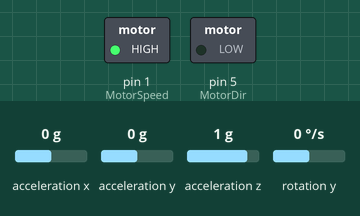
The sketch below on a simulated Arduino Uno, built with avr-gcc and run on an emulated ATmega328P. On the bench: switched loads named in the sketch (green lamp = pin HIGH). Wiring (inferred from the names in the program): MPU-9250 motion sensor at I2C address 0x68. The test bench sets the inputs (shaded band); at power-on: acceleration x 0 g, acceleration y 0 g, acceleration z 1 g, rotation y 0 °/s.

Above: at 0.1 s.
Timing chart, 0 to 1.6 s (numbered marks = the images above):
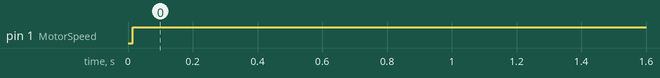

The sketch:

balancebot.ino
```cpp
#include <Wire.h>

static const int MotorDir = 5;
static const int MotorSpeed = 1;

uint8_t i2caddr = 0x68;

const uint8_t PROGMEM mpu9250conf[] = {
  107, 0,
  107, 1,
  108, 0,
  55, 0x32,  // bypass_en for magnetometer
  25, 0x00,  // samplerate divisor = 0
  26, 0x00,  // dlpf_cfg = 0
  27, 0x10,  // gyro_conf: gyro_fs_sel = 1000dps
  28, 0x00,  // +-2g full scale
  29, 0x05,  // accel dlpf = 0 (218Hz BW)
};

void setup() {
  // put your setup code here, to run once:
  pinMode(MotorDir, OUTPUT);
  pinMode(MotorSpeed, OUTPUT);
  Wire.begin();

  // hold MPU-9150 in reset for 10ms
  Wire.beginTransmission(i2caddr);
  Wire.write(107);
  Wire.write(0x80);
  Wire.endTransmission();
  delay(10);

  for (uint8_t i = 0; i < sizeof(mpu9250conf); i += 2) {
    Wire.beginTransmission(i2caddr);
    Wire.write(pgm_read_byte(mpu9250conf+i));
    Wire.write(pgm_read_byte(mpu9250conf+i+1));
    Wire.endTransmission();
  }

  //DigiUSB.begin();
  //DigiUSB.println(F("starting up!"));
}

int16_t readreg16(uint8_t addr) {
  Wire.beginTransmission(i2caddr);
  Wire.write(addr);
  if (Wire.endTransmission(false) != 0) {
    return 0;
  }
  if (Wire.requestFrom(i2caddr, 2) != 0) {
    // reset the bus?
    Wire.begin();
    return 0;
  }
  int16_t res;
  res = Wire.read() << 8;
  if (!Wire.available()) return 0;
  res += Wire.read();
  while (Wire.available()) {
    Wire.read();
  }
  return res;
}

int16_t readgy() {
  return readreg16(0x45);
}

int16_t readaz() {
  return readreg16(0x3f);
}

void loop() {
  // use complementary filter to compute angle
  int32_t angle = 0;
  int32_t xsum = 0;
  int32_t u = 0, dxsum = 0;
  uint16_t n_ = 0;
  for (;;) {
    unsigned long t0 = millis();
    int16_t az = readaz();  // +- full scale of 2g; 16384 = 1g
    int16_t gy = readgy();  // 1000dps full scale; 32768 = 1000 deg/s = ~17.45 rad/s

    // az = 1g * sin(theta) = 16384 * sin(theta)
    // gy = dtheta/dt * 1877.4681030846816
    // dt = 0.01s (100Hz main loop)

    angle += gy;  // angle = 187746.81030846816 * theta (rad)
    angle -= angle >> 4;  // leaky integrator (high pass filtered, tau=0.15s)
    angle -= az >> 1;  // ~ 2048*theta (radians), low-pass filtered az (ideally, 2933*theta)

    // don't attempt to drive if we're already tipped over
    if (angle > -74000 && angle < 74000) {
      int32_t anglecg = 9000 - (xsum<<2) + (dxsum << 4);
      u = ((angle - anglecg) >> 5) + (gy >> 5);
      if (u > 255) u = 255;
      if (u < -255) u = -255;

      dxsum = u - (xsum >> 7);
      xsum += dxsum;

      uint16_t sp = (u < 0 ? -u : u);
      digitalWrite(MotorDir, u<0 ? 0 : 1);
      analogWrite(MotorSpeed, sp);
    } else {
      analogWrite(MotorSpeed, 0);
      xsum = 0;
    }

    // program loop 100Hz
    while (millis() - t0 < 10) {
      //DigiUSB.refresh();
    }
  }
}
```

Measured:
- by itself, pin 1 (MotorSpeed): LOW → HIGH at 0.01 s
